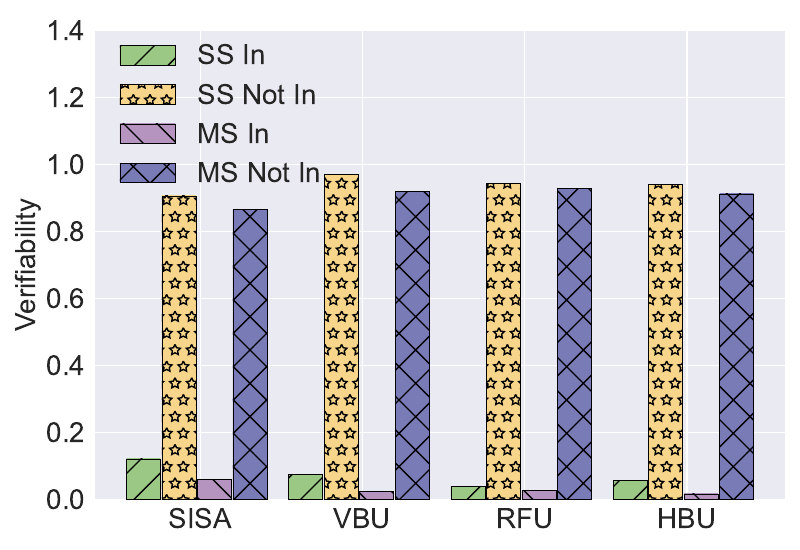

Python code for this plot:
import matplotlib.pyplot as plt
import numpy as np

# user num = 50
labels = ['SISA', 'VBU', 'RFU', 'HBU']
#unl_fr = [10*10*0.22 *5, 10*10*0.22*5, 10*10*0.22 *5, 10*10*0.22*5 , 10*10*0.22*5  , 10*10*0.22*5  ]

unl_ss_in = [0.1204  , 0.0752 , 0.0396 , 0.0568 ]
unl_ss_not_in = [0.9060   , 0.9704    , 0.9428     , 0.9404]


unl_ms_in = [0.0604     , 0.0228   , 0.0260 , 0.0164]
unl_ms_not_in = [0.8648   , 0.9192 , 0.9280  , 0.9116]


sisa_unl = [0.1204, 0.9060, 0.0604, 0.8648]
vbu_unl = [0.0752, 0.9704, 0.0228, 0.9192]
rfu_unl = [ 0.0396, 0.9428,  0.0260, 0.9280]
hbu_unl = [0.0568, 0.9404, 0.0164, 0.9116]

x = np.arange(len(labels))  # the label locations
width = 0.7  # the width of the bars
# no_noise = np.around(no_noise,0)
# samping = np.around(samping,0)
# ldp = np.around(ldp,0)

# plt.style.use('bmh')

plt.style.use('seaborn')

plt.figure()
#plt.subplots(figsize=(8, 5.3))
#plt.bar(x - width / 2 - width / 8 + width / 8, unl_fr, width=0.168, label='Retrain', color='dodgerblue', hatch='/')
plt.bar(x - width / 2 - width / 8 + width / 8 , unl_ss_in,   width=0.21, label='SS In', color='#9BC985', edgecolor='black', hatch='/')
plt.bar(x - width / 8 - width / 16,  unl_ss_not_in, width=0.21, label='SS Not In', color='#F7D58B', edgecolor='black', hatch='*')
plt.bar(x + width / 8, unl_ms_in, width=0.21, label='MS In', color='#B595BF',edgecolor='black', hatch='\\')
plt.bar( x + width / 2 - width / 8 + width / 16, unl_ms_not_in, width=0.21, label='MS Not In', color='#797BB7', edgecolor='black', hatch='x')


# plt.bar(x - width / 2.5 ,  unl_br, width=width/3, label='VBU', color='orange', hatch='\\')
# plt.bar(x,unl_self_r, width=width/3, label='RFU-SS', color='g', hatch='x')
# plt.bar(x + width / 2.5,  unl_hess_r, width=width/3, label='HBU', color='tomato', hatch='-')


# Add some text for labels, title and custom x-axis tick labels, etc.
plt.ylabel('Verifiability', fontsize=20)
# ax.set_title('Performance of Different Users n')
plt.xticks(x, labels, fontsize=20)
# ax.set_xticklabels(labels,fontsize=15)

my_y_ticks = np.arange(0, 1.5, 0.2)
plt.yticks(my_y_ticks, fontsize=20)
# ax.set_yticklabels(my_y_ticks,fontsize=15)

# Set the background of the axes, which is the area of the plot, to grey
# plt.gca().set_facecolor('grey')

# Set the grid with white color and a specific linestyle and linewidth
# plt.grid(color='white', linestyle='-', linewidth=0.5)

# plt.grid(axis='y')
plt.legend(loc=(0.02, 0.64), fontsize=20)
#plt.legend(loc='upper left', fontsize=20)
# plt.xlabel('$\it{ESS}$' ,fontsize=20)
# ax.bar_label(rects1, padding=1)
# ax.bar_label(rects2, padding=3)
# ax.bar_label(rects3, padding=3)

plt.tight_layout()

plt.rcParams['figure.figsize'] = (2.0, 1)
plt.rcParams['image.interpolation'] = 'nearest'
plt.rcParams['figure.subplot.left'] = 0.11
plt.rcParams['figure.subplot.bottom'] = 0.08
plt.rcParams['figure.subplot.right'] = 0.977
plt.rcParams['figure.subplot.top'] = 0.969
plt.savefig('cifar10_verifiability_unl_analysis_bar.pdf', format='pdf', dpi=200)
plt.show()
